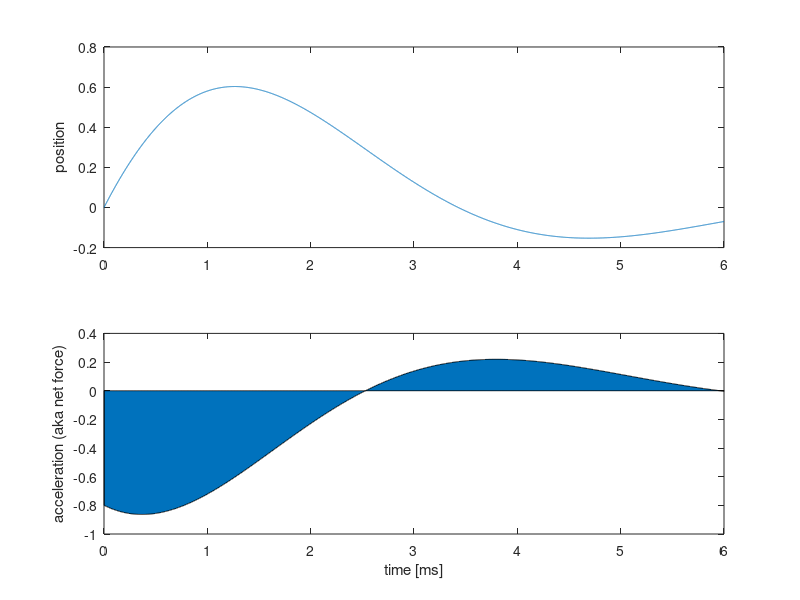

Write MATLAB code to recreate this figure.
clc;
clear;
close all; 

zeta = .4;
wn = 1; 
sigma = zeta*wn; 
wd = wn*sqrt(1-zeta^2); 
x0 = 1; 

dt = wn/1000; 
t = 0:dt:6*wn; 

x = x0*exp(-sigma*t)/wd.*sin(wd*t); 
ddx = diff(diff(x))/(dt^2); 
subplot(2,1,1)
plot(t,x)
ylabel('position')
subplot(2,1,2)
area(t(3:end),ddx)
ylabel('acceleration (aka net force)')
xlabel('time [ms]')